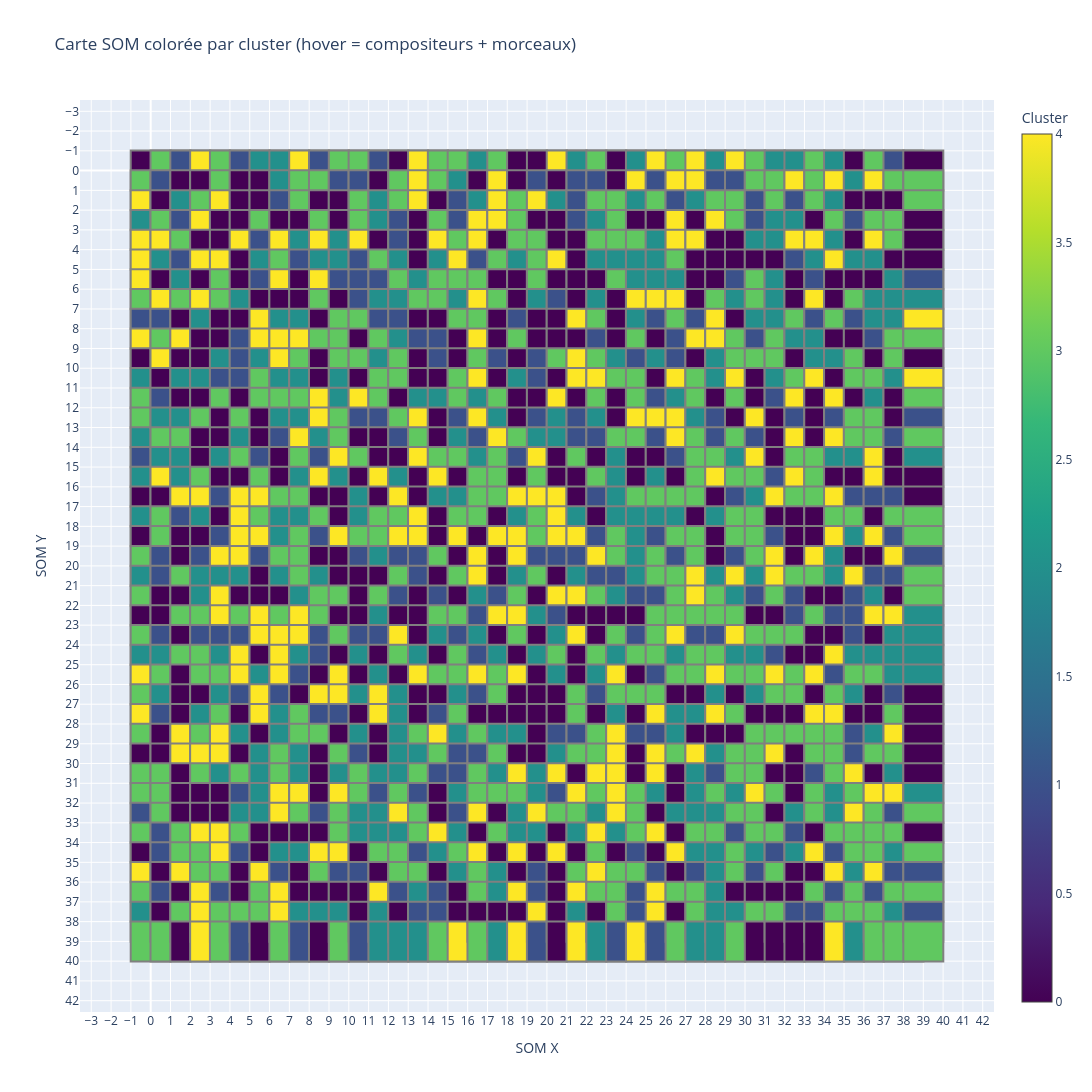

Notebook cell for this chart:
### Markdown cell above
## Combinaison avec K-means

### Code cell
import numpy as np
import pandas as pd
from minisom import MiniSom
from sklearn.preprocessing import MinMaxScaler
from sklearn.cluster import KMeans
import plotly.graph_objects as go
import random

# === 1. Simuler des données ===
np.random.seed(42)
n_samples = len(y)
n_features = 1000
n_clusters = 5

# Simuler des compositeurs et morceaux
compositeurs = y
morceaux = [f"Id {i}" for i in range(len(y))]

# === 2. Normaliser ===
scaler = MinMaxScaler()
X_scaled = scaler.fit_transform(X)

if n_features != 4896:
    pca = PCA(n_components=n_features)
    X_scaled = pca.fit_transform(X_scaled)

# === 3. Entraîner le SOM ===
som_x, som_y = 40, 40
som = MiniSom(x=som_x, y=som_y, input_len=n_features, sigma=0.5, learning_rate=0.1)
som.random_weights_init(X_scaled)
som.train_random(X_scaled, 3000)

# === 4. Clustering K-Means sur les neurones ===
weights = som.get_weights().reshape(-1, n_features)
kmeans = KMeans(n_clusters=n_clusters, random_state=0)
neuron_clusters = kmeans.fit_predict(weights)

# === 5. Associer données aux neurones ===
neuron_data = dict()  # {(x, y): [infos]}

for i in range(n_samples):
    bmu = som.winner(X_scaled[i])
    if bmu not in neuron_data:
        neuron_data[bmu] = []
    neuron_data[bmu].append((compositeurs[i], morceaux[i]))

# === 6. Préparer les données pour Plotly ===
cells_x, cells_y, texts, colors = [], [], [], []

for i in range(som_x):
    for j in range(som_y):
        idx = i * som_y + j
        cluster_id = neuron_clusters[idx]
        cells_x.append(i)
        cells_y.append(j)
        colors.append(cluster_id)

        # Info à afficher au survol
        if (i, j) in neuron_data:
            content = "<br>".join([f"{c} - {m}" for c, m in neuron_data[(i, j)]])
        else:
            content = "(aucun morceau)"
        texts.append(f"Cluster: {cluster_id}<br>{content}")

# === 7. Affichage interactif Plotly ===
fig = go.Figure(data=go.Scatter(
    x=cells_x,
    y=cells_y,
    mode='markers',
    marker=dict(
        size=40,
        color=colors,
        colorscale='Viridis',
        colorbar=dict(title="Cluster"),
        line=dict(width=2, color='gray'),
        symbol='square'
    ),
    text=texts,
    hoverinfo='text'
))

fig.update_layout(
    title="Carte SOM colorée par cluster (hover = compositeurs + morceaux)",
    xaxis=dict(title='SOM X', tickmode='linear', dtick=1),
    yaxis=dict(title='SOM Y', tickmode='linear', dtick=1),
    width=70*som_x,
    height=70*som_y,
    hoverlabel=dict(bgcolor="white", font_size=12),
)

fig.update_yaxes(autorange='reversed')  # Pour que (0,0) soit en haut à gauche
fig.show()

### Figure 1 — Plotly figure (JSON) as saved in the notebook; plotly's stock layout.template omitted (floating-point values rounded to 4 significant figures; data arrays with more than 128 entries replaced by an {"elided": "..."} marker saying what was removed)
{"data": [{"hoverinfo": "text", "marker": {"color": {"elided": "1600 int values"}, "colorbar": {"title": {"text": "Cluster"}}, "colorscale": [[0, "#440154"], [0.1111, "#482878"], [0.2222, "#3e4989"], [0.3333, "#31688e"], [0.4444, "#26828e"], [0.5556, "#1f9e89"], [0.6667, "#35b779"], [0.7778, "#6ece58"], [0.8889, "#b5de2b"], [1, "#fde725"]], "line": {"color": "gray", "width": 2}, "size": 40, "symbol": "square"}, "mode": "markers", "text": {"elided": "1600 str values"}, "type": "scatter", "x": {"elided": "1600 int values"}, "y": {"elided": "1600 int values"}}], "layout": {"height": 2800, "hoverlabel": {"bgcolor": "white", "font": {"size": 12}}, "title": {"text": "Carte SOM colorée par cluster (hover = compositeurs + morceaux)"}, "width": 2800, "xaxis": {"dtick": 1, "tickmode": "linear", "title": {"text": "SOM X"}}, "yaxis": {"autorange": "reversed", "dtick": 1, "tickmode": "linear", "title": {"text": "SOM Y"}}}}
